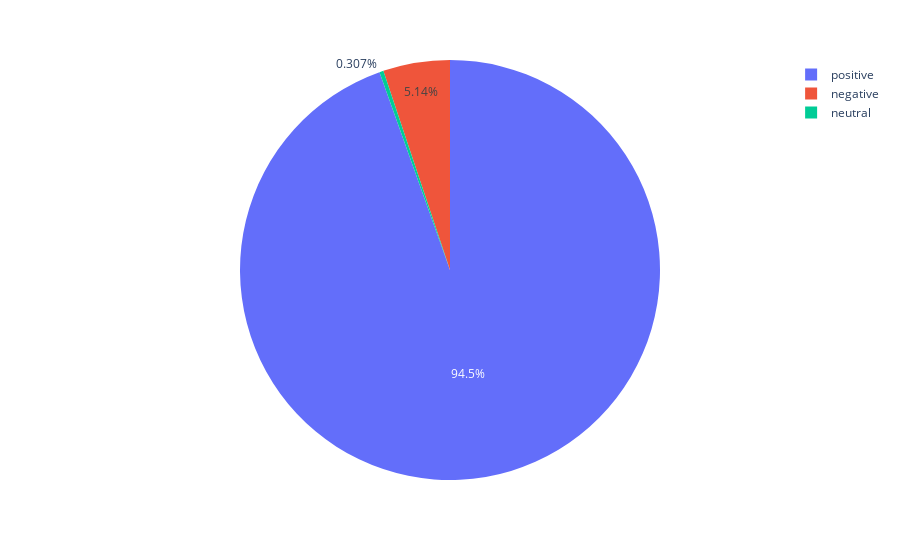

Source (notebook cell):
### Code cell
#Visualize data

data = reviews.groupby("sentiment").count().reset_index().sort_values(by = "Review", ascending = False)

fig = px.pie(data, names = "sentiment", values = "Review")
fig.show()

### Figure 1 — Plotly figure (JSON) as saved in the notebook; plotly's stock layout.template omitted (floating-point values rounded to 4 significant figures)
{"data": [{"domain": {"x": [0, 1], "y": [0, 1]}, "hovertemplate": "sentiment=%{label}<br>Review=%{value}<extra></extra>", "labels": ["positive", "negative", "neutral"], "legendgroup": "", "name": "", "showlegend": true, "type": "pie", "values": [19374, 1054, 63]}], "layout": {"legend": {"tracegroupgap": 0}, "margin": {"t": 60}}}
